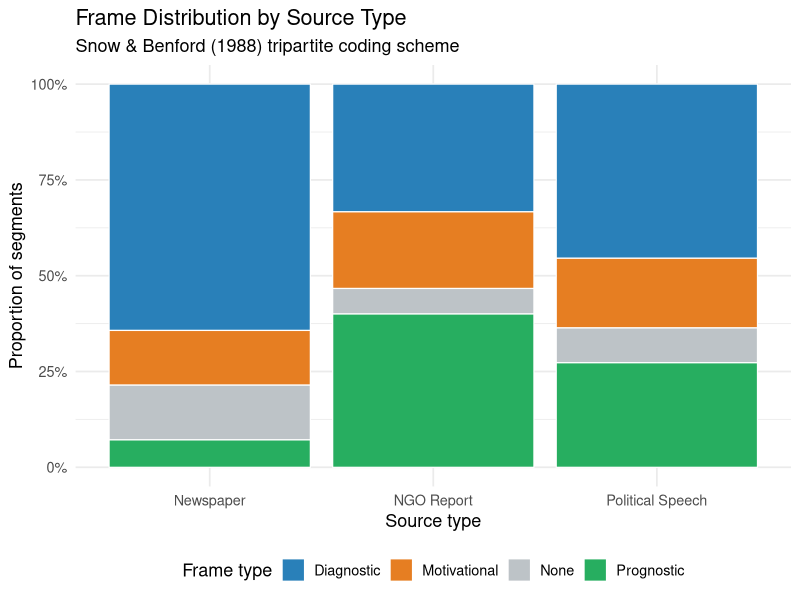

This chart was generated by the following R code:
## ---- chunk 1
library(tidyverse)
library(kableExtra)

concept_comparison <- tribble(
  ~concept,           ~origin,                ~definition,                                             ~level,         ~temporal,         ~evidence_type,
  "Schema",           "Bartlett (1932);\nSewell (1992)",
                      "Organized cognitive structure that organizes perception and enables practice; transposable across contexts",
                      "Individual / trans-individual", "Durable",         "Experimental; ethnographic; LCA proxy",
  "Frame",            "Goffman (1974);\nSnow & Benford (1988)",
                      "Definition of situation: what is happening, what role I play. Interactional and situational.",
                      "Interactional",         "Situational",     "Observation; discourse analysis; content coding",
  "Script",           "Schank & Abelson (1977)",
                      "Temporally ordered schema for routine event sequences (restaurant script, doctor visit)",
                      "Individual",            "Situational",     "Protocol analysis; scenario experiments",
  "Cultural Logic",   "Friedland & Alford (1991);\nThornton et al. (2012)",
                      "Field-level organizing principles (capitalism, religion, democracy); institutionalized and contradictory",
                      "Field / societal",      "Historical",      "Content analysis; comparative-historical; interview",
  "Narrative",        "Somers (1994);\nPolletta (2006)",
                      "Causal-temporal ordering of events into a story that gives action meaning and identity continuity",
                      "Individual to societal", "Variable",       "Narrative interview analysis; corpus analysis"
)

concept_comparison %>%
  kable(
    col.names = c("Concept", "Origin", "Definition", "Level",
                  "Temporal", "Evidence Type"),
    caption   = "Table 3.1: Core cultural-cognitive constructs compared"
  ) %>%
  kable_styling(bootstrap_options = c("striped", "hover"), font_size = 12) %>%
  column_spec(3, width = "20em")
## ---- chunk 2
# A codebook is a formal operationalization of theoretical concepts.
# Below is a minimal codebook for Snow & Benford's three framing types,
# including coding rules and anchor examples.

codebook <- tribble(
  ~frame_type,      ~definition,                                                    ~positive_anchor,                                      ~negative_anchor,
  "Diagnostic",     "Identifies a problem; attributes causation or blame to a specific agent or condition",
                    "'Rising inequality is the result of tax policy that systematically favors capital'",
                    "'Things aren't great but it's complicated' (no clear blame attribution)",
  "Prognostic",     "Proposes a concrete solution or course of action",
                    "'Expanding the EITC and strengthening collective bargaining rights would address this'",
                    "'Something must change' (exhortation without specific proposal)",
  "Motivational",   "Provides rationale for action; addresses why one should care or act",
                    "'If we don't act now, the next generation will inherit a society more unequal than the Gilded Age'",
                    "'Inequality is bad' (evaluative without action implication)"
)

codebook %>%
  kable(
    col.names = c("Frame Type", "Definition", "Positive Anchor", "Negative Anchor"),
    caption   = "Table 3.2: Snow & Benford (1988) framing codebook"
  ) %>%
  kable_styling(bootstrap_options = "striped", font_size = 12) %>%
  column_spec(2:4, width = "18em")
## ---- chunk 3
set.seed(20240103)

# Simulate a coding exercise:
# 40 text segments from 3 source types (newspaper, NGO report, political speech)
# Two coders independently apply the codebook
# We compute inter-rater reliability

n_segments <- 40

segments <- tibble(
  segment_id  = 1:n_segments,
  source_type = sample(c("Newspaper", "NGO Report", "Political Speech"),
                       n_segments, replace = TRUE, prob = c(0.4, 0.3, 0.3)),

  # True underlying frame (latent — in real research, this is unknown)
  true_frame  = sample(c("Diagnostic", "Prognostic", "Motivational", "None"),
                       n_segments, replace = TRUE, prob = c(0.35, 0.30, 0.20, 0.15))
)

# Simulate two coders with ~80% agreement (realistic for trained coders)
# Error rate differs slightly by frame type (Motivational hardest to code)
recode_with_noise <- function(true_frame, noise_prob = 0.12) {
  frame_options <- c("Diagnostic", "Prognostic", "Motivational", "None")
  sapply(true_frame, function(f) {
    if (runif(1) < noise_prob) {
      sample(frame_options[frame_options != f], 1)
    } else {
      f
    }
  })
}

segments <- segments %>%
  mutate(
    coder_a = recode_with_noise(true_frame, noise_prob = 0.12),
    coder_b = recode_with_noise(true_frame, noise_prob = 0.15)
  )

head(segments, 8)
## ---- chunk 4
# Compute Cohen's kappa for inter-rater reliability
# kappa corrects for chance agreement; > 0.60 is acceptable,
# > 0.80 is strong agreement for social science content analysis

# Manual kappa computation
kappa_manual <- function(rater_a, rater_b) {
  levels_all <- union(unique(rater_a), unique(rater_b))
  n <- length(rater_a)

  # Observed agreement
  Po <- mean(rater_a == rater_b)

  # Expected agreement by chance
  Pe <- sum(sapply(levels_all, function(cat) {
    (sum(rater_a == cat) / n) * (sum(rater_b == cat) / n)
  }))

  kappa <- (Po - Pe) / (1 - Pe)
  list(
    observed_agreement = round(Po, 3),
    expected_agreement = round(Pe, 3),
    kappa              = round(kappa, 3)
  )
}

kappa_overall <- kappa_manual(segments$coder_a, segments$coder_b)

cat("Inter-Rater Reliability (Cohen's Kappa)\n")
cat("─────────────────────────────────────────\n")
cat("Observed agreement: ", kappa_overall$observed_agreement, "\n")
cat("Expected agreement: ", kappa_overall$expected_agreement, "\n")
cat("Cohen's kappa:      ", kappa_overall$kappa, "\n")
cat("\nInterpretation (Landis & Koch, 1977):\n")
cat("  < 0.20: Slight  |  0.21-0.40: Fair  |  0.41-0.60: Moderate\n")
cat("  0.61-0.80: Substantial  |  > 0.80: Almost perfect\n")
## ---- chunk 5
# Use resolved codes (majority or Coder A after discussion)
# Here we use true_frame as the resolved code for illustration
frame_dist <- segments %>%
  count(source_type, true_frame) %>%
  group_by(source_type) %>%
  mutate(pct = n / sum(n))

ggplot(frame_dist, aes(x = source_type, y = pct, fill = true_frame)) +
  geom_col(position = "fill", color = "white", linewidth = 0.4) +
  scale_y_continuous(labels = scales::percent_format()) +
  scale_fill_manual(
    values = c("Diagnostic"   = "#2980b9",
               "Prognostic"   = "#27ae60",
               "Motivational" = "#e67e22",
               "None"         = "#bdc3c7"),
    name   = "Frame type"
  ) +
  labs(
    title    = "Frame Distribution by Source Type",
    subtitle = "Snow & Benford (1988) tripartite coding scheme",
    x        = "Source type",
    y        = "Proportion of segments"
  ) +
  theme_minimal(base_size = 13) +
  theme(legend.position = "bottom")
## ---- chunk 6
# Is the frame distribution statistically independent of source type?
frame_table <- table(segments$source_type, segments$true_frame)
chi_result  <- chisq.test(frame_table)

cat("Chi-square test: Frame × Source Type\n")
cat("─────────────────────────────────────\n")
cat("X² =", round(chi_result$statistic, 3), "\n")
cat("df =", chi_result$parameter, "\n")
cat("p  =", round(chi_result$p.value, 4), "\n")
cat("\nNote: With N=40, power is limited. In real research,\n")
cat("this test requires adequate cell counts (expected > 5).\n")
print(frame_table)
## ---- chunk 7
sessionInfo()
